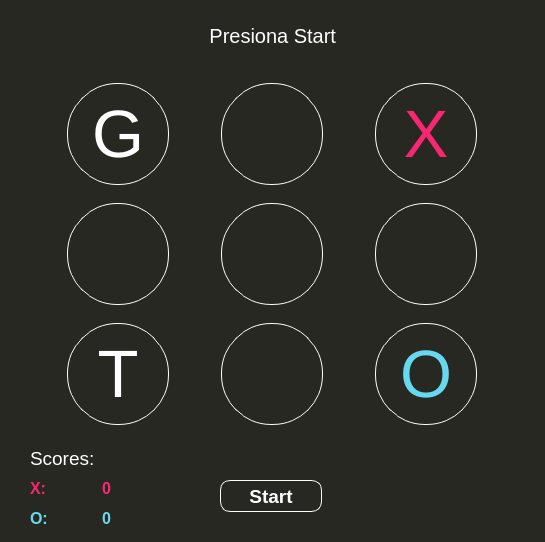
<?xml version="1.0" encoding="UTF-8"?>
<ui version="4.0">
 <class>MainWindow</class>
 <widget class="QMainWindow" name="MainWindow">
  <property name="geometry">
   <rect>
    <x>0</x>
    <y>0</y>
    <width>545</width>
    <height>542</height>
   </rect>
  </property>
  <property name="windowTitle">
   <string>MainWindow</string>
  </property>
  <property name="autoFillBackground">
   <bool>false</bool>
  </property>
  <property name="styleSheet">
   <string notr="true">QPushButton
{	
	color: white;
	border: 0.5px solid #f7fff7;
	border-radius: 50px;
	max-width:100px;
	max-height:100px;
	min-width:100px;
	min-height:100px;
	
}
QLabel
{
	color: white;
}

QWidget{
	background-color: #272822;
}</string>
  </property>
  <widget class="QWidget" name="centralwidget">
   <widget class="QWidget" name="gridLayoutWidget">
    <property name="geometry">
     <rect>
      <x>20</x>
      <y>70</y>
      <width>506</width>
      <height>371</height>
     </rect>
    </property>
    <layout class="QGridLayout" name="gridLayout">
     <property name="sizeConstraint">
      <enum>QLayout::SetDefaultConstraint</enum>
     </property>
     <property name="leftMargin">
      <number>1</number>
     </property>
     <property name="topMargin">
      <number>1</number>
     </property>
     <property name="rightMargin">
      <number>1</number>
     </property>
     <property name="bottomMargin">
      <number>1</number>
     </property>
     <property name="spacing">
      <number>6</number>
     </property>
     <item row="0" column="2">
      <widget class="QPushButton" name="btn3">
       <property name="enabled">
        <bool>false</bool>
       </property>
       <property name="sizePolicy">
        <sizepolicy hsizetype="Expanding" vsizetype="Expanding">
         <horstretch>0</horstretch>
         <verstretch>0</verstretch>
        </sizepolicy>
       </property>
       <property name="font">
        <font>
         <pointsize>50</pointsize>
        </font>
       </property>
       <property name="autoFillBackground">
        <bool>false</bool>
       </property>
       <property name="styleSheet">
        <string notr="true">color:#F92672</string>
       </property>
       <property name="text">
        <string>X</string>
       </property>
      </widget>
     </item>
     <item row="2" column="1">
      <widget class="QPushButton" name="btn8">
       <property name="enabled">
        <bool>false</bool>
       </property>
       <property name="sizePolicy">
        <sizepolicy hsizetype="Expanding" vsizetype="Expanding">
         <horstretch>0</horstretch>
         <verstretch>0</verstretch>
        </sizepolicy>
       </property>
       <property name="font">
        <font>
         <pointsize>50</pointsize>
        </font>
       </property>
       <property name="autoFillBackground">
        <bool>false</bool>
       </property>
       <property name="text">
        <string/>
       </property>
      </widget>
     </item>
     <item row="1" column="1">
      <widget class="QPushButton" name="btn5">
       <property name="enabled">
        <bool>false</bool>
       </property>
       <property name="sizePolicy">
        <sizepolicy hsizetype="Expanding" vsizetype="Expanding">
         <horstretch>0</horstretch>
         <verstretch>0</verstretch>
        </sizepolicy>
       </property>
       <property name="font">
        <font>
         <pointsize>50</pointsize>
        </font>
       </property>
       <property name="autoFillBackground">
        <bool>false</bool>
       </property>
       <property name="text">
        <string/>
       </property>
      </widget>
     </item>
     <item row="0" column="0">
      <widget class="QPushButton" name="btn1">
       <property name="enabled">
        <bool>false</bool>
       </property>
       <property name="sizePolicy">
        <sizepolicy hsizetype="Expanding" vsizetype="Expanding">
         <horstretch>0</horstretch>
         <verstretch>0</verstretch>
        </sizepolicy>
       </property>
       <property name="font">
        <font>
         <pointsize>50</pointsize>
        </font>
       </property>
       <property name="autoFillBackground">
        <bool>false</bool>
       </property>
       <property name="text">
        <string>G</string>
       </property>
      </widget>
     </item>
     <item row="2" column="0">
      <widget class="QPushButton" name="btn7">
       <property name="enabled">
        <bool>false</bool>
       </property>
       <property name="sizePolicy">
        <sizepolicy hsizetype="Expanding" vsizetype="Expanding">
         <horstretch>0</horstretch>
         <verstretch>0</verstretch>
        </sizepolicy>
       </property>
       <property name="font">
        <font>
         <pointsize>50</pointsize>
        </font>
       </property>
       <property name="autoFillBackground">
        <bool>false</bool>
       </property>
       <property name="text">
        <string>T</string>
       </property>
      </widget>
     </item>
     <item row="1" column="0">
      <widget class="QPushButton" name="btn4">
       <property name="enabled">
        <bool>false</bool>
       </property>
       <property name="sizePolicy">
        <sizepolicy hsizetype="Expanding" vsizetype="Expanding">
         <horstretch>0</horstretch>
         <verstretch>0</verstretch>
        </sizepolicy>
       </property>
       <property name="font">
        <font>
         <pointsize>50</pointsize>
        </font>
       </property>
       <property name="autoFillBackground">
        <bool>false</bool>
       </property>
       <property name="text">
        <string/>
       </property>
      </widget>
     </item>
     <item row="2" column="2">
      <widget class="QPushButton" name="btn9">
       <property name="enabled">
        <bool>false</bool>
       </property>
       <property name="sizePolicy">
        <sizepolicy hsizetype="Expanding" vsizetype="Expanding">
         <horstretch>0</horstretch>
         <verstretch>0</verstretch>
        </sizepolicy>
       </property>
       <property name="font">
        <font>
         <pointsize>50</pointsize>
        </font>
       </property>
       <property name="autoFillBackground">
        <bool>false</bool>
       </property>
       <property name="styleSheet">
        <string notr="true">color: #66D9EF</string>
       </property>
       <property name="text">
        <string>O</string>
       </property>
      </widget>
     </item>
     <item row="1" column="2">
      <widget class="QPushButton" name="btn6">
       <property name="enabled">
        <bool>false</bool>
       </property>
       <property name="sizePolicy">
        <sizepolicy hsizetype="Expanding" vsizetype="Expanding">
         <horstretch>0</horstretch>
         <verstretch>0</verstretch>
        </sizepolicy>
       </property>
       <property name="font">
        <font>
         <pointsize>50</pointsize>
        </font>
       </property>
       <property name="autoFillBackground">
        <bool>false</bool>
       </property>
       <property name="text">
        <string/>
       </property>
      </widget>
     </item>
     <item row="0" column="1">
      <widget class="QPushButton" name="btn2">
       <property name="enabled">
        <bool>false</bool>
       </property>
       <property name="sizePolicy">
        <sizepolicy hsizetype="Expanding" vsizetype="Expanding">
         <horstretch>0</horstretch>
         <verstretch>0</verstretch>
        </sizepolicy>
       </property>
       <property name="font">
        <font>
         <pointsize>50</pointsize>
        </font>
       </property>
       <property name="autoFillBackground">
        <bool>false</bool>
       </property>
       <property name="text">
        <string/>
       </property>
      </widget>
     </item>
    </layout>
   </widget>
   <widget class="QPushButton" name="btnAction">
    <property name="geometry">
     <rect>
      <x>220</x>
      <y>480</y>
      <width>102</width>
      <height>102</height>
     </rect>
    </property>
    <property name="sizePolicy">
     <sizepolicy hsizetype="Preferred" vsizetype="Preferred">
      <horstretch>0</horstretch>
      <verstretch>0</verstretch>
     </sizepolicy>
    </property>
    <property name="font">
     <font>
      <pointsize>14</pointsize>
      <weight>75</weight>
      <bold>true</bold>
     </font>
    </property>
    <property name="styleSheet">
     <string notr="true">	border-radius: 10px;
	max-width:100px;
	max-height:30px;
	min-width:100px;
	min-height:30px;</string>
    </property>
    <property name="text">
     <string>Start</string>
    </property>
   </widget>
   <widget class="QLabel" name="lbUp">
    <property name="geometry">
     <rect>
      <x>110</x>
      <y>20</y>
      <width>331</width>
      <height>31</height>
     </rect>
    </property>
    <property name="font">
     <font>
      <pointsize>15</pointsize>
      <weight>50</weight>
      <bold>false</bold>
     </font>
    </property>
    <property name="layoutDirection">
     <enum>Qt::LeftToRight</enum>
    </property>
    <property name="text">
     <string>Presiona Start </string>
    </property>
    <property name="alignment">
     <set>Qt::AlignCenter</set>
    </property>
   </widget>
   <widget class="QLabel" name="label">
    <property name="geometry">
     <rect>
      <x>30</x>
      <y>450</y>
      <width>81</width>
      <height>16</height>
     </rect>
    </property>
    <property name="font">
     <font>
      <pointsize>14</pointsize>
     </font>
    </property>
    <property name="text">
     <string>Scores:</string>
    </property>
   </widget>
   <widget class="QLabel" name="lbXScore">
    <property name="geometry">
     <rect>
      <x>60</x>
      <y>480</y>
      <width>51</width>
      <height>16</height>
     </rect>
    </property>
    <property name="font">
     <font>
      <pointsize>12</pointsize>
      <weight>75</weight>
      <bold>true</bold>
     </font>
    </property>
    <property name="styleSheet">
     <string notr="true">color:#F92672</string>
    </property>
    <property name="text">
     <string>0</string>
    </property>
    <property name="alignment">
     <set>Qt::AlignRight|Qt::AlignTrailing|Qt::AlignVCenter</set>
    </property>
   </widget>
   <widget class="QLabel" name="lbOScore">
    <property name="geometry">
     <rect>
      <x>60</x>
      <y>510</y>
      <width>51</width>
      <height>16</height>
     </rect>
    </property>
    <property name="font">
     <font>
      <pointsize>12</pointsize>
      <weight>75</weight>
      <bold>true</bold>
     </font>
    </property>
    <property name="autoFillBackground">
     <bool>false</bool>
    </property>
    <property name="styleSheet">
     <string notr="true">color: #66D9EF</string>
    </property>
    <property name="text">
     <string>0</string>
    </property>
    <property name="alignment">
     <set>Qt::AlignRight|Qt::AlignTrailing|Qt::AlignVCenter</set>
    </property>
   </widget>
   <widget class="QLabel" name="label_2">
    <property name="geometry">
     <rect>
      <x>30</x>
      <y>480</y>
      <width>21</width>
      <height>16</height>
     </rect>
    </property>
    <property name="font">
     <font>
      <pointsize>12</pointsize>
      <weight>75</weight>
      <bold>true</bold>
     </font>
    </property>
    <property name="styleSheet">
     <string notr="true">color:#F92672</string>
    </property>
    <property name="text">
     <string>X:</string>
    </property>
   </widget>
   <widget class="QLabel" name="label_3">
    <property name="geometry">
     <rect>
      <x>30</x>
      <y>510</y>
      <width>21</width>
      <height>16</height>
     </rect>
    </property>
    <property name="font">
     <font>
      <pointsize>12</pointsize>
      <weight>75</weight>
      <bold>true</bold>
     </font>
    </property>
    <property name="autoFillBackground">
     <bool>false</bool>
    </property>
    <property name="styleSheet">
     <string notr="true">color: #66D9EF</string>
    </property>
    <property name="text">
     <string>O:</string>
    </property>
   </widget>
  </widget>
 </widget>
 <resources/>
 <connections/>
</ui>
